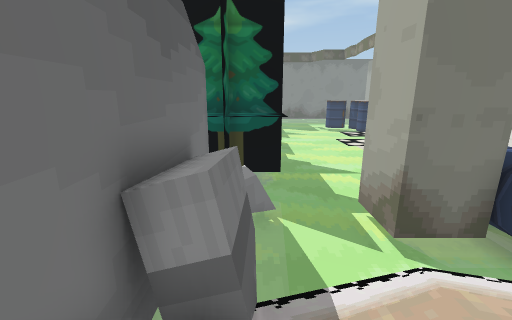
view 1 (above)

12 first-person views from a walk through a scene from a Unity 3-D project. The camera is 1.5 m above the floor, tilts 14° down and sees 90° across. The floor is counted in squares, 0.5 m on a side. Each view is taken from the middle of a square. On the plan, view 1 faces up. The plan holds only what a view shows up to about 19 squares ahead; the rest is blank. The place goes on beyond the plan.

view 2
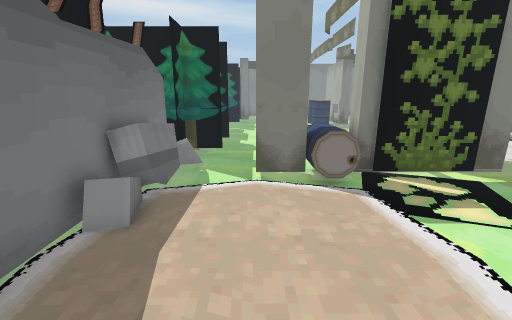

view 3
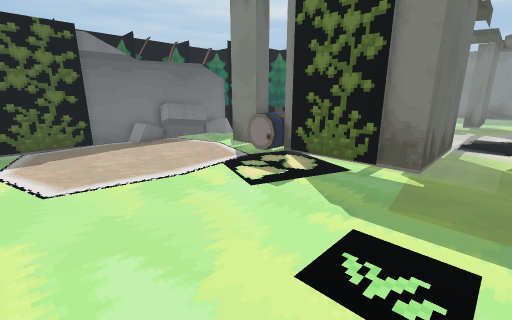

view 4
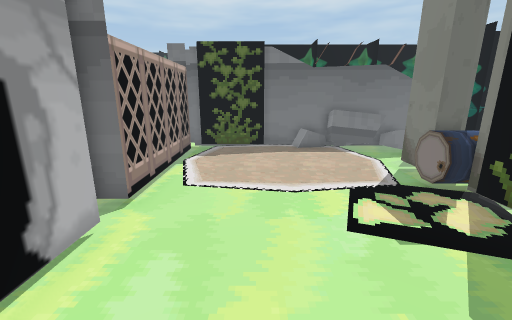

view 5
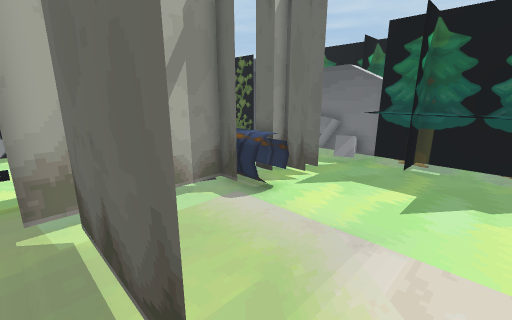

view 6
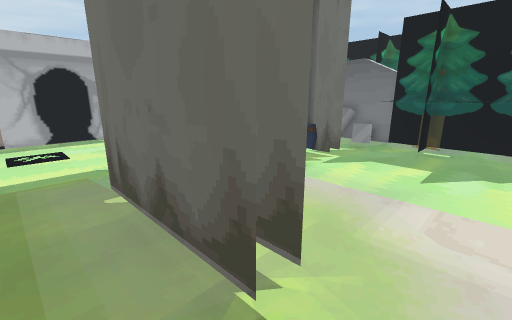

view 7
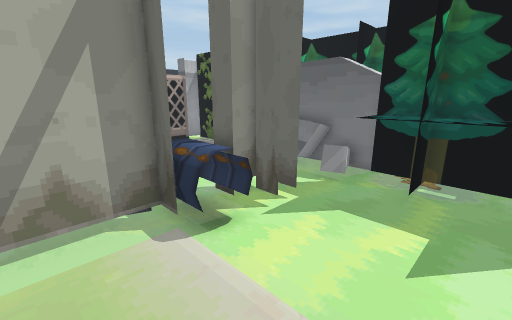

view 8
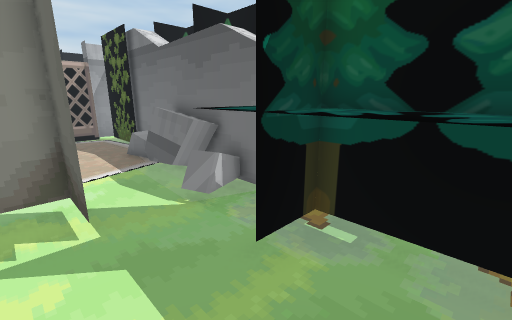

view 9
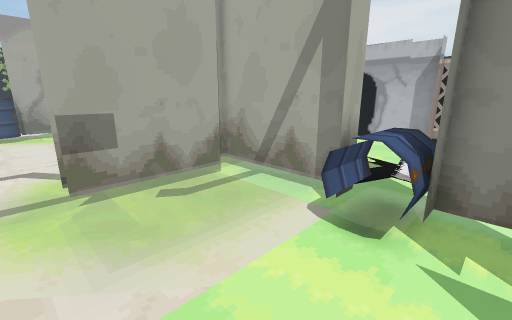

view 10
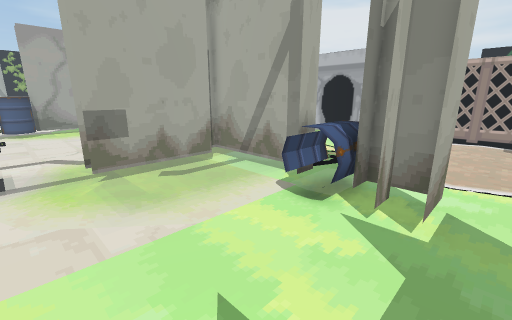

view 11
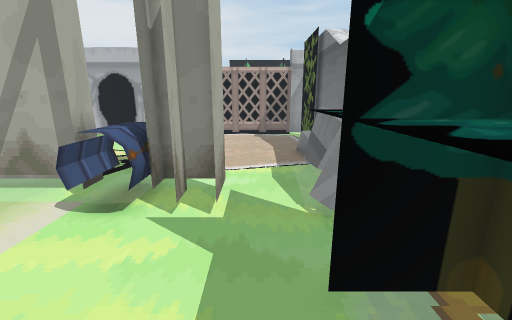

view 12
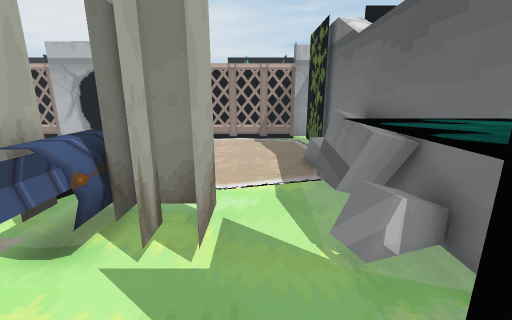

### Floor plan
Key: @ floor where view 1 was taken; # wall or solid block; . main floor; - floor 0.25 m lower than the main floor; / step, stairs or slope; = window, fence, low wall or low ledge; ^ raised ledge.
Columns run from 3 left of view 1 to 15 right of it. Each row starts with its distance up from view 1.
 13   ^^^--------/.../-
 12   ^^^-----////../--
 11   ^^^-----/....==//
 10  ^^^^-----/....==./
  9   ^^^-----/....==./
  8 ^#^^^-----/....==./
  7  ##=--##=^=....==./
  6  ##=--###^=....==./
  5  ##=--###^^======./
  4  ##=-////^#.../////
  3  ##=...../..../----
  2  ##...........-----
  1  # .......//./-----
  0  # @....../--------
 -1  ##......./-----/./
 -2  #=......./-----/./
 -3  #=......./------ -
 -4  #=.......------- -
 -5   =-//.//----------
 -6  ##########========
 -7  ##       /==

Positions as (right, up) in squares from view 1, and headings:
1: (0, 0), facing up
2: (3, -5), facing up
3: (15, -5), facing up-left
4: (15, -2), facing left
5: (13, 13), facing down-left
6: (15, 13), facing down-left
7: (10, 12), facing down-left
8: (4, 13), facing down-left
9: (4, 12), facing down-right
10: (2, 13), facing down-right
11: (2, 13), facing down
12: (2, 11), facing down
